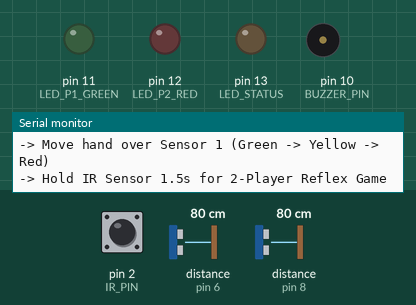
A sketch run on a simulated Arduino Uno, built with avr-gcc and run on an emulated ATmega328P. On the bench: output pins drawn as LEDs (lit = HIGH), buzzer (waves = sounding), the last lines printed to the serial monitor. Wiring (inferred from the names in the program): 2 × ultrasonic range finder: trigger pin 7, echo pin 6 / trigger pin 9, echo pin 8. Dashed ring = blinking. The test bench sets the inputs (shaded band); at power-on: pin 2 (IR_PIN) HIGH, distance to the obstacle (sensors on pin 6, pin 8) 80 cm. The echo pulse lasts 58.3 µs per cm; random numbers use the default seed unless the sketch sets one; pins used as bus, display or sensor lines are not drawn.

Above: at 2.0 s.
2.1 s: pin 2 (IR_PIN) driven LOW
At 4.15 s:
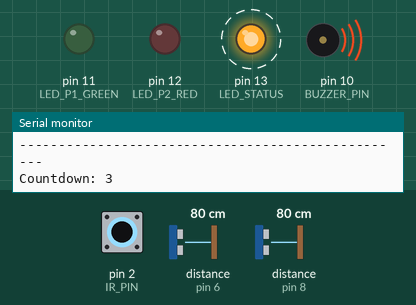
5.1 s: distance to the obstacle (sensor on pin 6) set to 18 cm
8.1 s: distance to the obstacle (sensor on pin 6) set to 14 cm
At 9.4 s:
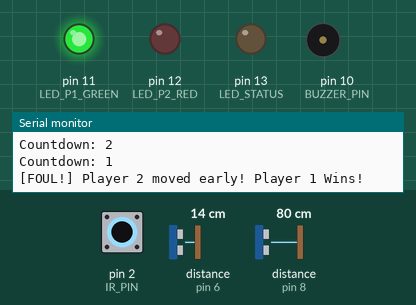
10.2 s: pin 2 (IR_PIN) pulsed HIGH 5 times (0.12 s each, 0.3 s apart)
At 11.8 s:
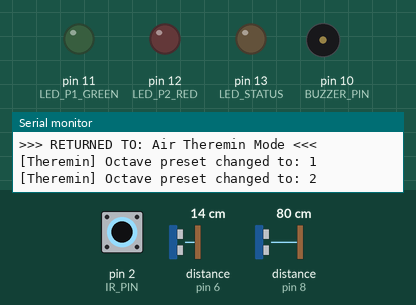
13.2 s: pin 2 (IR_PIN) driven HIGH
14.7 s: distance to the obstacle (sensor on pin 8) set to 42 cm
16.2 s: distance to the obstacle (sensor on pin 8) set to 35 cm
At 17.0 s:
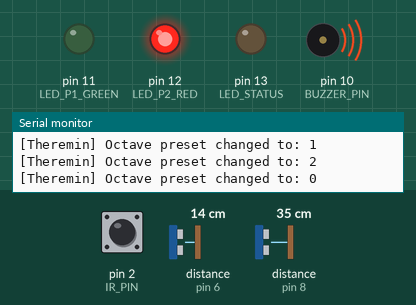
Timing chart, 0 to 20.2 s (numbered marks = the images above; inputs shaded):
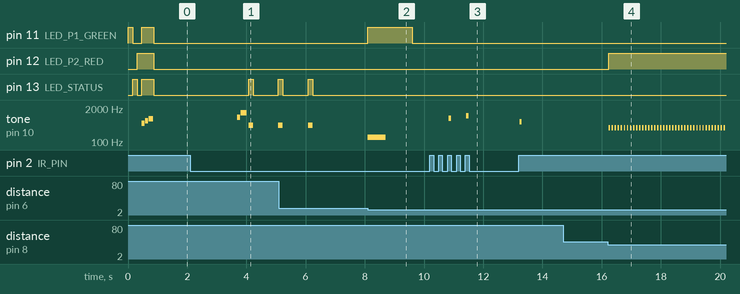

Measured:
- the behaviour switches between 16 and 15 cm on distance to the obstacle (sensor on pin 6) (found by bisection; images 1 and 2)
- the behaviour switches between 40 and 39 cm on distance to the obstacle (sensor on pin 8) (found by bisection; images 3 and 4)
- after the input at 2.1 s, pin 13 (LED_STATUS): LOW → HIGH after 2.0 s, → LOW 0.15 s later, → HIGH 0.85 s later; tone on pin 10 (BUZZER_PIN): plays 880 Hz for 0.10 s, 1320 Hz for 0.20 s, 440 Hz for 0.15 s, 440 Hz for 0.02 s, starting after 1.6 s
- after the input at 8.1 s, pin 11 (LED_P1_GREEN): LOW → HIGH at once, → LOW 1.5 s later; tone on pin 10 (BUZZER_PIN): silent → 150 Hz at once, → silent 0.60 s later
- after the input at 10.2 s, tone on pin 10 (BUZZER_PIN): silent → 800 Hz after 0.64 s, → silent 0.08 s later, → 1000 Hz 0.51 s later, → silent 0.08 s later
- after the input at 14.7 s, every drawn part: stays the same
- after the input at 16.2 s, pin 12 (LED_P2_RED): LOW → HIGH at once; tone on pin 10 (BUZZER_PIN): alternates 352 Hz for 0.05 s and silent for 0.05 s, starting at once

The sketch:

01-air-theremin-reflex-game.ino
```cpp
/*
 * =====================================================================================
 * PROJECT 01: Contactless "Air Theremin" & 2-Player Reflex Reaction Game
 * Hardware: Arduino Uno + 2x Ultrasonic (HC-SR04) + 1x IR Sensor + 1x Buzzer + 3x LEDs
 * =====================================================================================
 *
 * PIN ASSIGNMENTS:
 * - Ultrasonic 1 (Pitch / Player 1) : TRIG = Pin 9, ECHO = Pin 8
 * - Ultrasonic 2 (Tempo / Player 2) : TRIG = Pin 7, ECHO = Pin 6
 * - IR Sensor (Mode / Octave)       : OUT  = Pin 2
 * - Piezo Buzzer                    : (+)  = Pin 10
 * - Green LED (Close / Player 1)    : (+)  = Pin 11
 * - Red LED   (Far / Player 2)      : (+)  = Pin 12
 * - Yellow LED (Mid / Status / GO)  : (+)  = Pin 13
 *
 * 🎮 HOW TO USE:
 * 1. Air Theremin Mode (Default):
 *    - Close  ( 4cm - 15cm) : GREEN LED ON (Low Pitch)
 *    - Middle (15cm - 25cm) : YELLOW LED ON & BLINKS (Mid Pitch)
 *    - Far    (25cm - 38cm) : RED LED ON (High Pitch)
 *    - Sensor 2 (Right)     : Wave hand to add rhythmic pulse/tempo
 *    - Tap IR Sensor        : Switches octave preset
 *
 * 2. 2-Player Reflex Game:
 *    - Hold hand on IR Sensor for 1.5s to start game!
 *    - Yellow LED blinks for 3-2-1 countdown... then random pause.
 *    - "GO!" beep sounds & Yellow LED turns ON solid.
 *    - Race to hover hand (< 15cm) over your sensor!
 *    - Winner's LED flashes & reaction time (ms) prints to Serial Monitor.
 * =====================================================================================
 */

// --- PIN DEFINITIONS ---
const int TRIG_1 = 9;
const int ECHO_1 = 8;
const int TRIG_2 = 7;
const int ECHO_2 = 6;
const int IR_PIN = 2;
const int BUZZER_PIN = 10;

const int LED_P1_GREEN = 11; // Pin 11: Green LED
const int LED_P2_RED   = 12; // Pin 12: Red LED
const int LED_STATUS   = 13; // Pin 13: Yellow LED

// --- SYSTEM STATES ---
enum SystemMode { MODE_THEREMIN, MODE_REFLEX_GAME };
SystemMode currentMode = MODE_THEREMIN;
int octaveOffset = 0;

long getDistance(int trigPin, int echoPin);
void runTheremin();
void runReflexGame();

void setup() {
  Serial.begin(115200);
  Serial.println(F("\n=================================================="));
  Serial.println(F(" Project 01: Air Theremin & 2-Player Reflex Game  "));
  Serial.println(F("=================================================="));

  pinMode(TRIG_1, OUTPUT);
  pinMode(ECHO_1, INPUT);
  pinMode(TRIG_2, OUTPUT);
  pinMode(ECHO_2, INPUT);
  pinMode(IR_PIN, INPUT_PULLUP);

  pinMode(BUZZER_PIN, OUTPUT);
  pinMode(LED_P1_GREEN, OUTPUT);
  pinMode(LED_P2_RED, OUTPUT);
  pinMode(LED_STATUS, OUTPUT);

  // Power-on startup animation: Green -> Red -> Yellow, then power chord!
  digitalWrite(LED_P1_GREEN, HIGH); delay(150); digitalWrite(LED_P1_GREEN, LOW);
  digitalWrite(LED_STATUS, HIGH);   delay(150); digitalWrite(LED_STATUS, LOW);
  digitalWrite(LED_P2_RED, HIGH);   delay(150); digitalWrite(LED_P2_RED, LOW);

  digitalWrite(LED_P1_GREEN, HIGH);
  digitalWrite(LED_STATUS, HIGH);
  digitalWrite(LED_P2_RED, HIGH);
  tone(BUZZER_PIN, 523, 100); delay(120);
  tone(BUZZER_PIN, 659, 100); delay(120);
  tone(BUZZER_PIN, 784, 150); delay(180);
  digitalWrite(LED_P1_GREEN, LOW);
  digitalWrite(LED_STATUS, LOW);
  digitalWrite(LED_P2_RED, LOW);

  Serial.println(F("[Ready] Mode 1: Air Theremin Active."));
  Serial.println(F("-> Move hand over Sensor 1 (Green -> Yellow -> Red)"));
  Serial.println(F("-> Hold IR Sensor 1.5s for 2-Player Reflex Game"));
}

void loop() {
  // Check for Mode Switch via IR Sensor (Active LOW)
  if (digitalRead(IR_PIN) == LOW) {
    unsigned long holdStart = millis();
    while (digitalRead(IR_PIN) == LOW) {
      if (millis() - holdStart > 1500) {
        currentMode = (currentMode == MODE_THEREMIN) ? MODE_REFLEX_GAME : MODE_THEREMIN;
        tone(BUZZER_PIN, 880, 100); delay(120);
        tone(BUZZER_PIN, 1320, 200); delay(250);

        if (currentMode == MODE_REFLEX_GAME) {
          Serial.println(F("\n>>> STARTING: 2-Player Reflex Reaction Game! <<<"));
          runReflexGame();
          currentMode = MODE_THEREMIN;
          Serial.println(F("\n>>> RETURNED TO: Air Theremin Mode <<<"));
        }
        while (digitalRead(IR_PIN) == LOW);
        delay(300);
        return;
      }
      delay(50);
    }

    // Quick tap switches octave preset
    if (currentMode == MODE_THEREMIN) {
      octaveOffset = (octaveOffset + 1) % 3;
      tone(BUZZER_PIN, 600 + (octaveOffset * 200), 80);
      Serial.print(F("[Theremin] Octave preset changed to: "));
      Serial.println(octaveOffset);
      delay(250);
    }
  }

  // Run Air Theremin
  if (currentMode == MODE_THEREMIN) {
    runTheremin();
  }
}

// =====================================================================================
// MODE 1: AIR THEREMIN SYNTHESIZER
// =====================================================================================
void runTheremin() {
  long distPitch = getDistance(TRIG_1, ECHO_1);
  long distTempo = getDistance(TRIG_2, ECHO_2);

  // Active sensing zone: 4 cm to 38 cm
  if (distPitch >= 4 && distPitch <= 38) {
    int baseFreq = map(distPitch, 38, 4, 260, 1050);
    if (octaveOffset == 1) baseFreq *= 1.4;
    else if (octaveOffset == 2) baseFreq *= 0.75;

    // --- 3-ZONE LED METER ---
    if (distPitch < 15) {
      // Close (4-15 cm) -> Green LED
      digitalWrite(LED_P1_GREEN, HIGH);
      digitalWrite(LED_STATUS, LOW);
      digitalWrite(LED_P2_RED, LOW);
    }
    else if (distPitch >= 15 && distPitch <= 25) {
      // Middle (15-25 cm) -> Yellow LED (Pin 13) Pulses!
      digitalWrite(LED_P1_GREEN, LOW);
      digitalWrite(LED_STATUS, (millis() % 200 < 100) ? HIGH : LOW);
      digitalWrite(LED_P2_RED, LOW);
    }
    else {
      // Far (25-38 cm) -> Red LED
      digitalWrite(LED_P1_GREEN, LOW);
      digitalWrite(LED_STATUS, LOW);
      digitalWrite(LED_P2_RED, HIGH);
    }

    // Tempo modulation from Sensor 2
    int pulseDelay = 0;
    if (distTempo >= 4 && distTempo <= 35) {
      pulseDelay = map(distTempo, 4, 35, 40, 220);
    }

    if (pulseDelay > 0) {
      tone(BUZZER_PIN, baseFreq, pulseDelay / 2);
      delay(pulseDelay / 2);
      noTone(BUZZER_PIN);
      delay(pulseDelay / 2);
    } else {
      tone(BUZZER_PIN, baseFreq);
      delay(25);
    }
  } else {
    // Silence when hands are away
    noTone(BUZZER_PIN);
    digitalWrite(LED_P1_GREEN, LOW);
    digitalWrite(LED_STATUS, LOW);
    digitalWrite(LED_P2_RED, LOW);
    delay(40);
  }
}

// =====================================================================================
// MODE 2: 2-PLAYER REFLEX REACTION GAME
// =====================================================================================
void runReflexGame() {
  Serial.println(F("--------------------------------------------------"));
  Serial.println(F(" Get ready! Hands 20cm away from sensors...       "));
  Serial.println(F(" Watch Yellow LED (Pin 13) for countdown!         "));
  Serial.println(F("--------------------------------------------------"));

  // 3-2-1 Countdown on Yellow LED
  for (int i = 3; i >= 1; i--) {
    Serial.print(F("Countdown: ")); Serial.println(i);
    tone(BUZZER_PIN, 440, 150);
    digitalWrite(LED_STATUS, HIGH);
    delay(150);
    digitalWrite(LED_STATUS, LOW);
    delay(850);
  }

  // Random Delay (1.5s to 4.5s)
  unsigned long waitTime = random(1500, 4500);
  unsigned long startWait = millis();

  // False-start check
  while (millis() - startWait < waitTime) {
    if (getDistance(TRIG_1, ECHO_1) < 15) {
      Serial.println(F("[FOUL!] Player 1 moved early! Player 2 Wins!"));
      tone(BUZZER_PIN, 150, 600);
      digitalWrite(LED_P2_RED, HIGH);
      delay(1500);
      digitalWrite(LED_P2_RED, LOW);
      return;
    }
    if (getDistance(TRIG_2, ECHO_2) < 15) {
      Serial.println(F("[FOUL!] Player 2 moved early! Player 1 Wins!"));
      tone(BUZZER_PIN, 150, 600);
      digitalWrite(LED_P1_GREEN, HIGH);
      delay(1500);
      digitalWrite(LED_P1_GREEN, LOW);
      return;
    }
    delay(20);
  }

  // === GO SIGNAL! ===
  Serial.println(F("\n>>> GO! GO! GO! <<<"));
  digitalWrite(LED_STATUS, HIGH); // Yellow LED ON for GO!
  tone(BUZZER_PIN, 1200, 250);
  unsigned long goTime = millis();

  int winner = 0;
  unsigned long reactionTime = 0;

  while (millis() - goTime < 5000) {
    if (getDistance(TRIG_1, ECHO_1) < 15) {
      winner = 1;
      reactionTime = millis() - goTime;
      break;
    }
    if (getDistance(TRIG_2, ECHO_2) < 15) {
      winner = 2;
      reactionTime = millis() - goTime;
      break;
    }
    delay(10);
  }

  digitalWrite(LED_STATUS, LOW);

  if (winner == 1) {
    Serial.print(F("🏆 PLAYER 1 WINS (Green)! Time: "));
    Serial.print(reactionTime);
    Serial.println(F(" ms"));
    for (int i = 0; i < 5; i++) {
      digitalWrite(LED_P1_GREEN, HIGH);
      tone(BUZZER_PIN, 800 + (i * 100), 100);
      delay(120);
      digitalWrite(LED_P1_GREEN, LOW);
      delay(60);
    }
  } else if (winner == 2) {
    Serial.print(F("🏆 PLAYER 2 WINS (Red)! Time: "));
    Serial.print(reactionTime);
    Serial.println(F(" ms"));
    for (int i = 0; i < 5; i++) {
      digitalWrite(LED_P2_RED, HIGH);
      tone(BUZZER_PIN, 800 + (i * 100), 100);
      delay(120);
      digitalWrite(LED_P2_RED, LOW);
      delay(60);
    }
  } else {
    Serial.println(F("⏰ Timeout! Nobody reacted."));
    tone(BUZZER_PIN, 200, 500);
  }

  delay(1500);
}

long getDistance(int trigPin, int echoPin) {
  digitalWrite(trigPin, LOW);
  delayMicroseconds(2);
  digitalWrite(trigPin, HIGH);
  delayMicroseconds(10);
  digitalWrite(trigPin, LOW);

  long duration = pulseIn(echoPin, HIGH, 25000);
  if (duration == 0) return 999;
  return duration * 0.0343 / 2;
}
```
